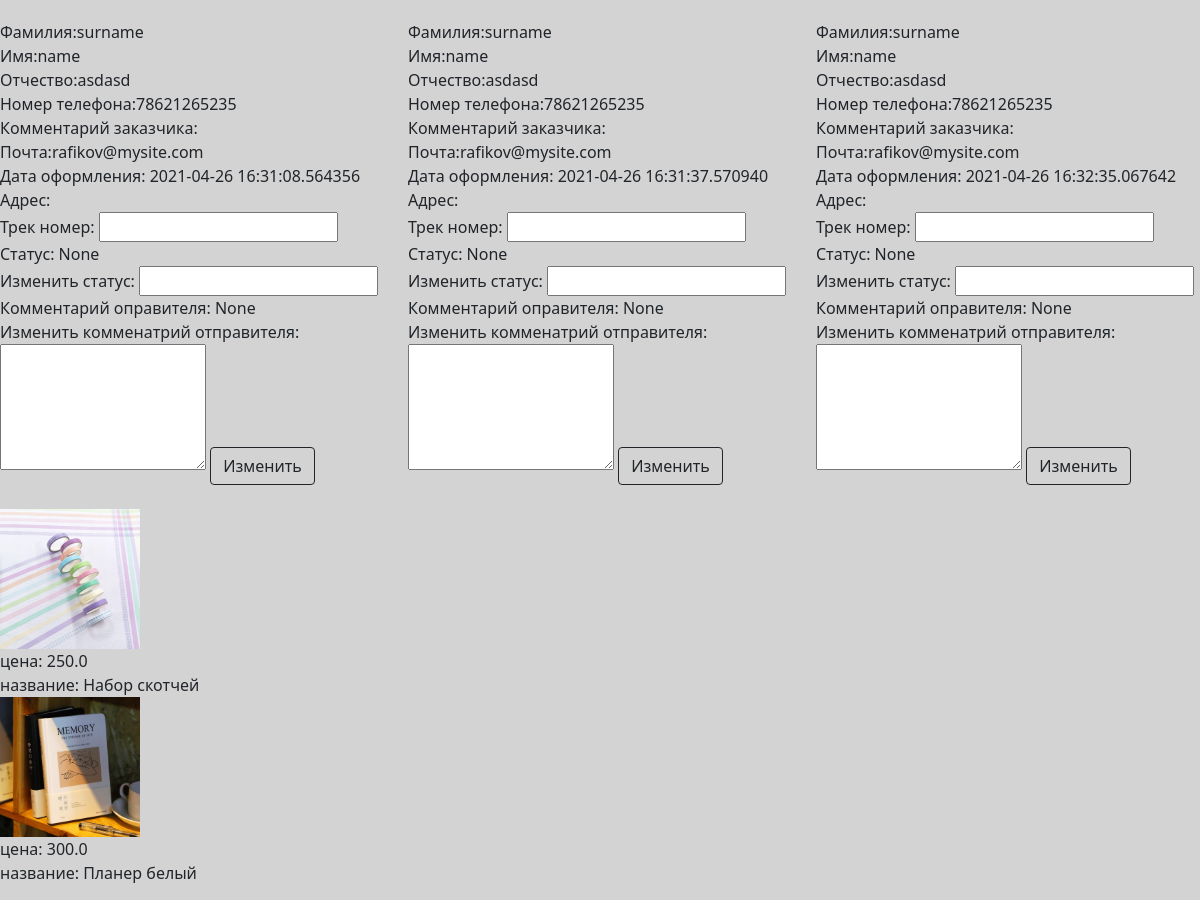
/admin85367/panel (signed in, middle part), run on an earlier commit of the app's database.
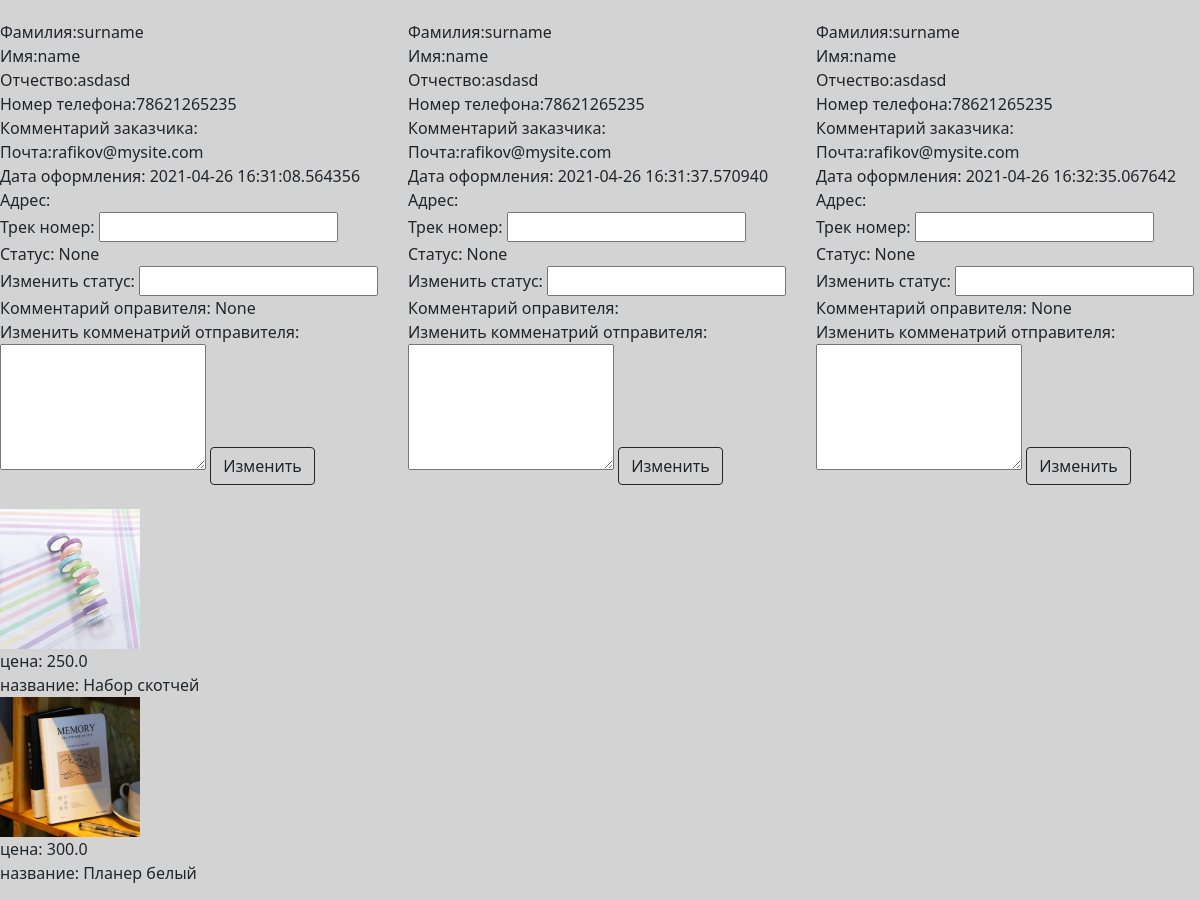
And on a later commit of the database.
### main.py (models this page shows)
class Orders(db.Model):  # таблица заказов
    id = db.Column(db.Integer, primary_key=True, autoincrement=True)  # номер заказа
    id_of_user = db.Column(db.Integer,  db.ForeignKey("users.id"))  # id заказчика из таблицы пользователей
    address = db.Column(db.String(200), nullable=True)  # адрес доставки
    email = db.Column(db.String(30), index=True, nullable=True)  # почта пользователя
    track_num = db.Column(db.String(30), nullable=True)  # трек номер
    comment_of_user = db.Column(db.String(200), nullable=True)  # комментарий заказчика
    comment_of_sender = db.Column(db.String(200), nullable=True)  # комментарий отправителя
    status = db.Column(db.String(30), nullable=True)  # статус заказа
    created_date = db.Column(db.DateTime,
                default=datetime.datetime.now)   # дата создания
    item = db.Column(db.String(300), index=True, nullable=True)   # товары

### main.py (the view)
    @app.route('/admin85367/panel', methods=['POST', 'GET'])  # админская панель - главная страница
    def panel():
        if request.method == 'GET':
            if 'admin' in session.keys() and session['admin'] == '4891nimda':  # проверка авторизации(на всякий)
                return render_template('panel.html', title='Панель',
                                        css_file='panel.css', orders=Orders.query.all(), Items=Items, Users=
                                       Users)
            else:
                return redirect('/admin85367')
        elif request.method == "POST":
            order = Orders.query.filter(Orders.id == request.form["id"]).first()
            order.track_num = request.form['track_num']
            order.comment_of_sender = request.form['comment']
            db.session.commit()
            return redirect('/admin85367/panel')

### templates/panel.html (shortened to what this page needs)
{% extends "admin_base.html" %}
{% block content %}
{% if orders %}
<div class="row">
{% for order in orders %}
<div class="col-lg-4">
    <form method="post">
    {% for i in order.item.split(';') %}
        <br><img src="/{{ Items.query.filter(Items.id == i.split(',')[0]).all()[0].photo_url }}" width="140px" height="140px">
        <br>
        <a>цена: {{ Items.query.filter(Items.id == i.split(',')[0]).all()[0].price }}</a>
        <br>
        <a>название: {{ Items.query.filter(Items.id == i.split(',')[0]).all()[0].name }}</a>
    {% endfor %}
    <br><br>
        <a>Фамилия:{{ Users.query.filter(Users.id == order.id_of_user).all()[0].surname }}</a><br>
        <a>Имя:{{ Users.query.filter(Users.id == order.id_of_user).all()[0].name }}</a><br>
        <a>Отчество:{{ Users.query.filter(Users.id == order.id_of_user).all()[0].patronic }}</a><br>
        <a>Номер телефона:{{ Users.query.filter(Users.id == order.id_of_user).all()[0].phone }}</a><br>
        <a>Комментарий заказчика: {{ order.comment_of_user }}</a><br>
    <a>Почта:{{ order.email }}</a><br>
    <a>Дата оформления: {{ order.created_date }}</a><br>
    <a>Адрес: {{ order.address }}</a><br>
    {% if order.track_num %}
        <a>Трек номер: {{ order.track_num }}</a><br>
    {% else %}
        <a>Трек номер: <input name='track_num'></a><br>
    {% endif %}
    <a>Статус: {{ order.status }}</a><br>
    <a>Изменить статус: <input name='updatestatus'></a><br>
        <a>Комментарий оправителя: {{ order.comment_of_sender}}</a>
        <br><label for="inputComment">Изменить комменатрий отправителя:</label><br>
    <textarea id="inputComment" name="comment" rows="5"></textarea>
    <button class="w-10 btn btn-outline-dark" type="submit">Изменить</button>
    </form>
</div>
{% endfor %}
</div>
{% else %}
<h3>История заказов пуста</h3>
{% endif %}
{% endblock %}

What changed in the data, as far as the page shows it:
changed Orders (number 2 of 4 on the later page): comment_of_sender "None" → (not shown)
